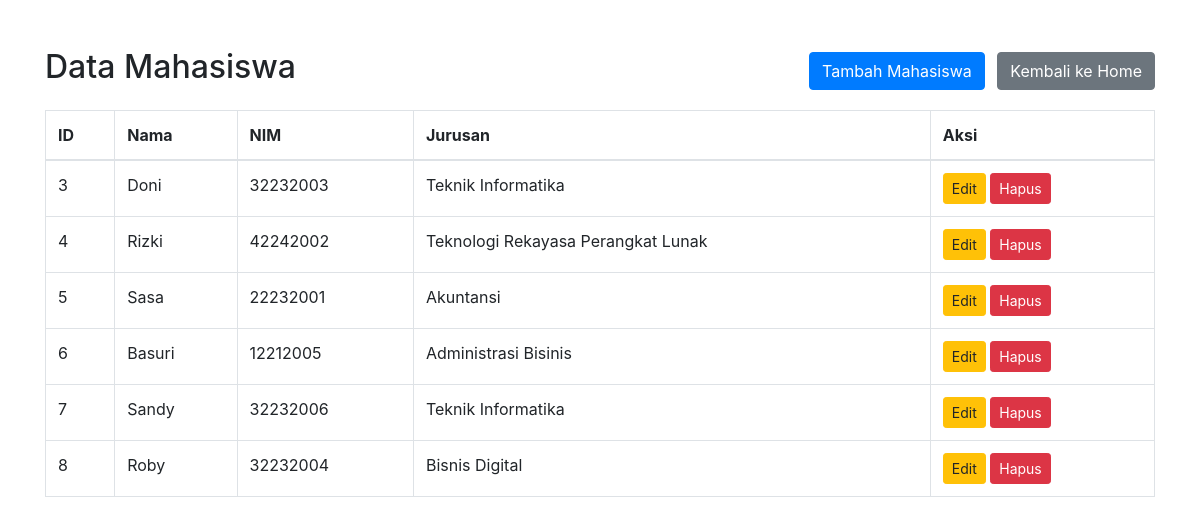
The page /mahasiswa.php on the database its author committed.
### tables this page shows
CREATE TABLE `mahasiswa` (
  `id` int(11) NOT NULL,
  `nama` varchar(100) NOT NULL,
  `nim` varchar(20) NOT NULL,
  `id_jurusan` int(11) DEFAULT NULL
);

CREATE TABLE `jurusan` (
  `id_jurusan` int(11) NOT NULL,
  `nama_jurusan` varchar(100) NOT NULL
);

### mahasiswa.php (the view, shortened to what this page needs)
<!DOCTYPE html>
<html lang="en">
<head>
    <link rel="stylesheet" href="https://stackpath.bootstrapcdn.com/bootstrap/4.5.2/css/bootstrap.min.css">
</head>
<body>
    <div class="container mt-5">
        <div class="row justify-content-between align-items-center mb-3">
            <div class="col-auto">
                <h2>Data Mahasiswa</h2>
            </div>
            <div class="col-auto">
                <button type="button" class="btn btn-primary" data-toggle="modal" data-target="#tambahMahasiswaModal">
                Tambah Mahasiswa
                </button>
                <a href="index.php" class="btn btn-secondary ml-2">Kembali ke Home</a>
            </div>
        </div>
        <table class="table table-bordered">
            <thead>
                <tr>
                    <th>ID</th>
                    <th>Nama</th>
                    <th>NIM</th>
                    <th>Jurusan</th>
                    <th>Aksi</th>
                </tr>
            </thead>
            <tbody>
                <?php
                require 'config.php';
                $stmt = $pdo->query("SELECT mahasiswa.id, mahasiswa.nama, mahasiswa.nim, jurusan.nama_jurusan, mahasiswa.id_jurusan FROM mahasiswa INNER JOIN jurusan ON mahasiswa.id_jurusan = jurusan.id_jurusan");
                while ($row = $stmt->fetch(PDO::FETCH_ASSOC)):
                ?>
                <tr>
                    <td><?= $row['id']; ?></td>
                    <td><?= $row['nama']; ?></td>
                    <td><?= $row['nim']; ?></td>
                    <td><?= $row['nama_jurusan']; ?></td>
                    <td>
                        <button type="button" class="btn btn-sm btn-warning" data-toggle="modal" data-target="#editMahasiswaModal<?= $row['id']; ?>">Edit</button>
                        <a href="index.php?hapus_mahasiswa=<?= $row['id']; ?>" class="btn btn-sm btn-danger" onclick="return confirm('Apakah Anda yakin ingin menghapus mahasiswa ini?')">Hapus</a>
                    </td>
                </tr>
                <?php endwhile; ?>
            </tbody>
        </table>
    </div>
</body>
</html>

### rows shown on the page
mahasiswa: id "3", nama "Doni", nim "32232003", id_jurusan.nama_jurusan "Teknik Informatika"
mahasiswa: id "4", nama "Rizki", nim "42242002", id_jurusan.nama_jurusan "Teknologi Rekayasa Perangkat Lunak"
mahasiswa: id "5", nama "Sasa", nim "22232001", id_jurusan.nama_jurusan "Akuntansi"
mahasiswa: id "6", nama "Basuri", nim "12212005", id_jurusan.nama_jurusan "Administrasi Bisinis"
mahasiswa: id "7", nama "Sandy", nim "32232006", id_jurusan.nama_jurusan "Teknik Informatika"
mahasiswa: id "8", nama "Roby", nim "32232004", id_jurusan.nama_jurusan "Bisnis Digital"
